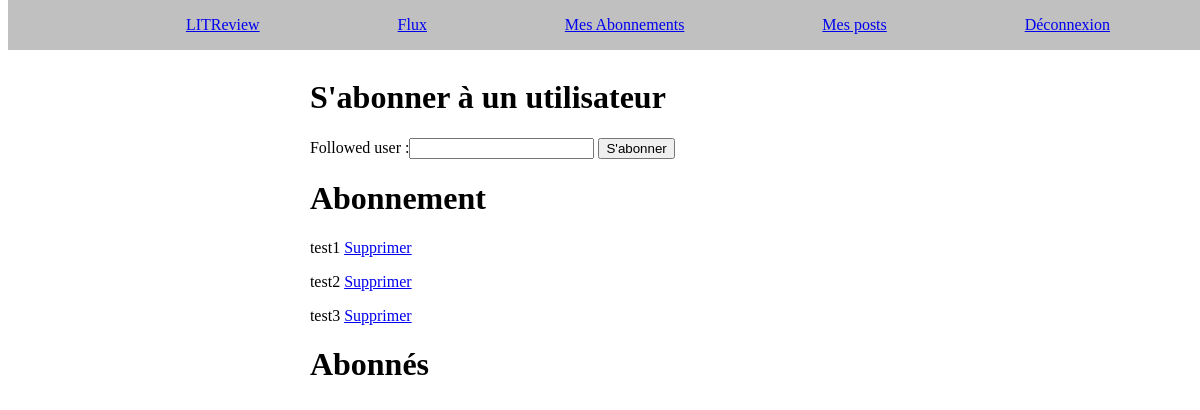
Before: /users/create_followup/ (signed in) with the older database file.
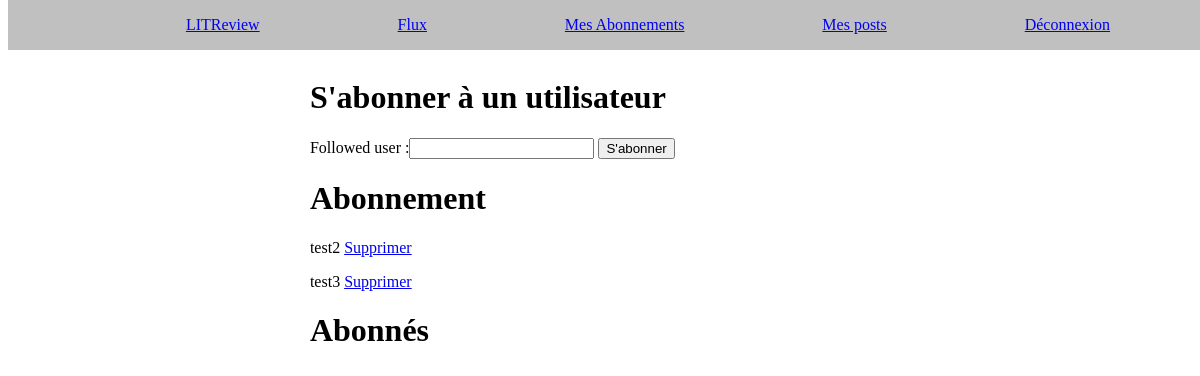
After: the same page with the newer database file.
### users/models.py (models this page shows)
class UserFollows(models.Model):
    user = models.ForeignKey(to=settings.AUTH_USER_MODEL, on_delete=models.CASCADE, related_name="following")
    followed_user = models.ForeignKey(to=settings.AUTH_USER_MODEL, on_delete=models.CASCADE, related_name="followed_by")
    class Meta:
        unique_together = ('user', 'followed_user')

### users/views.py (the view, shortened to what this page needs)
# urls.py: path("create_followup/", login_required(UserFollowsCreateView.as_view()), name="create_followup"),
class UserFollowsCreateView(CreateView):
	model = UserFollows
	template_name = "create_followup.html"
	form_class = UserFollowsForm
	success_url = reverse_lazy("create_followup")
	def get_form_kwargs(self):
		kwargs = super().get_form_kwargs()
		kwargs["user"] = self.request.user
		return kwargs
	def get_context_data(self, **kwargs):
		context = super(UserFollowsCreateView, self).get_context_data(**kwargs)
		followups = UserFollows.objects.filter(user=self.request.user)
		context["followups"] = followups
		followers = UserFollows.objects.filter(followed_user=self.request.user)
		context["followers"] = followers
		return context

### users/forms.py (shortened to what this page needs)
class UserFollowsForm(ModelForm):
	followed_user = CharField(required=True)
	class Meta:
		model = UserFollows
		fields = ["followed_user"]
	def __init__(self, user, *args, **kwargs):
		super().__init__(*args, **kwargs)
		self.user = user

### users/templates/create_followup.html (shortened to what this page needs)
{% extends "base.html" %}
{% block content %}
    <div id="followup">
        <div>
            <h1>S'abonner à un utilisateur</h1>
            <form method="POST" enctype="multipart/form-data">
                {{ form }}
                <input type="submit" value="S'abonner">
            </form>
        </div>
        <div>
            <h1>Abonnement</h1>
             {% for user in followups %}
                 <p>   {{ user.followed_user }}
                <a href="{% url 'delete_followup' id=user.id %}">Supprimer</a>
                 </p>
                {% endfor %}
        </div>
        <div>
            <h1>Abonnés</h1>
        </div>
    </div>
{% endblock %}

Changed rows visible on the page:
removed UserFollows: followed_user "test1"
